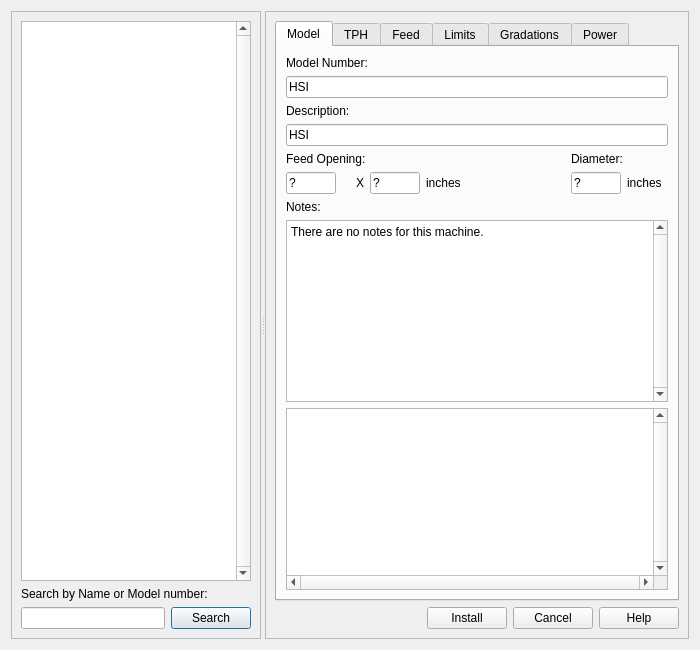
<?xml version="1.0" encoding="UTF-8"?>
<ui version="4.0">
 <class>CrushingEquipment</class>
 <widget class="QDialog" name="CrushingEquipment">
  <property name="geometry">
   <rect>
    <x>0</x>
    <y>0</y>
    <width>700</width>
    <height>650</height>
   </rect>
  </property>
  <property name="sizePolicy">
   <sizepolicy hsizetype="Fixed" vsizetype="Fixed">
    <horstretch>0</horstretch>
    <verstretch>0</verstretch>
   </sizepolicy>
  </property>
  <property name="minimumSize">
   <size>
    <width>700</width>
    <height>650</height>
   </size>
  </property>
  <property name="maximumSize">
   <size>
    <width>773</width>
    <height>651</height>
   </size>
  </property>
  <property name="windowTitle">
   <string>Model Browser</string>
  </property>
  <layout class="QVBoxLayout" name="verticalLayout_7">
   <item>
    <widget class="QSplitter" name="splitter">
     <property name="orientation">
      <enum>Qt::Horizontal</enum>
     </property>
     <widget class="QFrame" name="frame">
      <property name="minimumSize">
       <size>
        <width>250</width>
        <height>0</height>
       </size>
      </property>
      <property name="frameShape">
       <enum>QFrame::StyledPanel</enum>
      </property>
      <property name="frameShadow">
       <enum>QFrame::Raised</enum>
      </property>
      <layout class="QVBoxLayout" name="verticalLayout_3">
       <item>
        <widget class="QListView" name="listView">
         <property name="verticalScrollBarPolicy">
          <enum>Qt::ScrollBarAlwaysOn</enum>
         </property>
        </widget>
       </item>
       <item>
        <widget class="QLabel" name="label">
         <property name="text">
          <string>Search by Name or Model number:</string>
         </property>
        </widget>
       </item>
       <item>
        <layout class="QHBoxLayout" name="horizontalLayout_2">
         <item>
          <widget class="QLineEdit" name="lineEdit"/>
         </item>
         <item>
          <widget class="QPushButton" name="pushButton">
           <property name="text">
            <string>Search</string>
           </property>
          </widget>
         </item>
        </layout>
       </item>
      </layout>
     </widget>
     <widget class="QFrame" name="frame_2">
      <property name="minimumSize">
       <size>
        <width>400</width>
        <height>0</height>
       </size>
      </property>
      <property name="maximumSize">
       <size>
        <width>500</width>
        <height>16777215</height>
       </size>
      </property>
      <property name="frameShape">
       <enum>QFrame::StyledPanel</enum>
      </property>
      <property name="frameShadow">
       <enum>QFrame::Raised</enum>
      </property>
      <layout class="QVBoxLayout" name="verticalLayout_2">
       <item>
        <layout class="QVBoxLayout" name="verticalLayout">
         <item>
          <widget class="QTabWidget" name="tabWidget">
           <property name="enabled">
            <bool>true</bool>
           </property>
           <property name="currentIndex">
            <number>0</number>
           </property>
           <widget class="QWidget" name="tab_3">
            <attribute name="title">
             <string>Model</string>
            </attribute>
            <layout class="QGridLayout" name="gridLayout">
             <item row="2" column="0">
              <widget class="QLabel" name="label_3">
               <property name="text">
                <string>Description:</string>
               </property>
              </widget>
             </item>
             <item row="4" column="5">
              <widget class="QLabel" name="label_14">
               <property name="text">
                <string>Diameter:</string>
               </property>
              </widget>
             </item>
             <item row="0" column="0" colspan="3">
              <widget class="QLabel" name="label_2">
               <property name="text">
                <string>Model Number:</string>
               </property>
              </widget>
             </item>
             <item row="5" column="0">
              <widget class="QLineEdit" name="lineEdit_4">
               <property name="maximumSize">
                <size>
                 <width>50</width>
                 <height>50</height>
                </size>
               </property>
               <property name="text">
                <string>?</string>
               </property>
               <property name="readOnly">
                <bool>true</bool>
               </property>
              </widget>
             </item>
             <item row="5" column="2">
              <widget class="QLineEdit" name="lineEdit_8">
               <property name="maximumSize">
                <size>
                 <width>50</width>
                 <height>50</height>
                </size>
               </property>
               <property name="text">
                <string>?</string>
               </property>
               <property name="readOnly">
                <bool>true</bool>
               </property>
              </widget>
             </item>
             <item row="4" column="0" colspan="3">
              <widget class="QLabel" name="label_4">
               <property name="text">
                <string>Feed Opening:</string>
               </property>
              </widget>
             </item>
             <item row="5" column="3">
              <widget class="QLabel" name="label_16">
               <property name="text">
                <string>inches</string>
               </property>
              </widget>
             </item>
             <item row="8" column="0" colspan="6">
              <widget class="QPlainTextEdit" name="plainTextEdit_2">
               <property name="verticalScrollBarPolicy">
                <enum>Qt::ScrollBarAlwaysOn</enum>
               </property>
               <property name="horizontalScrollBarPolicy">
                <enum>Qt::ScrollBarAlwaysOn</enum>
               </property>
               <property name="plainText">
                <string/>
               </property>
              </widget>
             </item>
             <item row="5" column="5">
              <layout class="QHBoxLayout" name="horizontalLayout_16">
               <item>
                <widget class="QLineEdit" name="lineEdit_9">
                 <property name="maximumSize">
                  <size>
                   <width>50</width>
                   <height>50</height>
                  </size>
                 </property>
                 <property name="text">
                  <string>?</string>
                 </property>
                 <property name="readOnly">
                  <bool>true</bool>
                 </property>
                </widget>
               </item>
               <item>
                <widget class="QLabel" name="label_15">
                 <property name="text">
                  <string>inches</string>
                 </property>
                </widget>
               </item>
              </layout>
             </item>
             <item row="6" column="0">
              <widget class="QLabel" name="label_5">
               <property name="text">
                <string>Notes:</string>
               </property>
              </widget>
             </item>
             <item row="5" column="1">
              <widget class="QLabel" name="label_24">
               <property name="text">
                <string>X</string>
               </property>
              </widget>
             </item>
             <item row="7" column="0" colspan="6">
              <widget class="QPlainTextEdit" name="plainTextEdit">
               <property name="verticalScrollBarPolicy">
                <enum>Qt::ScrollBarAlwaysOn</enum>
               </property>
               <property name="plainText">
                <string>There are no notes for this machine.</string>
               </property>
              </widget>
             </item>
             <item row="1" column="0" colspan="6">
              <widget class="QLineEdit" name="lineEdit_2">
               <property name="text">
                <string>HSI</string>
               </property>
               <property name="readOnly">
                <bool>true</bool>
               </property>
              </widget>
             </item>
             <item row="3" column="0" colspan="6">
              <widget class="QLineEdit" name="lineEdit_3">
               <property name="text">
                <string>HSI</string>
               </property>
               <property name="readOnly">
                <bool>true</bool>
               </property>
              </widget>
             </item>
             <item row="5" column="4">
              <spacer name="horizontalSpacer_4">
               <property name="orientation">
                <enum>Qt::Horizontal</enum>
               </property>
               <property name="sizeHint" stdset="0">
                <size>
                 <width>40</width>
                 <height>20</height>
                </size>
               </property>
              </spacer>
             </item>
            </layout>
           </widget>
           <widget class="QWidget" name="tab_4">
            <attribute name="title">
             <string>TPH</string>
            </attribute>
            <layout class="QVBoxLayout" name="verticalLayout_4">
             <item>
              <widget class="QLabel" name="label_25">
               <property name="text">
                <string>Manufacturer Recommended Limits:</string>
               </property>
              </widget>
             </item>
             <item>
              <widget class="QTableView" name="tableView">
               <property name="verticalScrollBarPolicy">
                <enum>Qt::ScrollBarAlwaysOn</enum>
               </property>
               <property name="horizontalScrollBarPolicy">
                <enum>Qt::ScrollBarAlwaysOn</enum>
               </property>
              </widget>
             </item>
            </layout>
           </widget>
           <widget class="QWidget" name="tab_5">
            <attribute name="title">
             <string>Feed</string>
            </attribute>
            <layout class="QVBoxLayout" name="verticalLayout_6">
             <item>
              <widget class="QLabel" name="label_26">
               <property name="text">
                <string>Manufacturer Recommended Maximum Feed:</string>
               </property>
              </widget>
             </item>
             <item>
              <widget class="QTableView" name="tableView_2">
               <property name="verticalScrollBarPolicy">
                <enum>Qt::ScrollBarAlwaysOn</enum>
               </property>
               <property name="horizontalScrollBarPolicy">
                <enum>Qt::ScrollBarAlwaysOn</enum>
               </property>
              </widget>
             </item>
            </layout>
           </widget>
           <widget class="QWidget" name="tab_6">
            <attribute name="title">
             <string>Limits</string>
            </attribute>
            <layout class="QVBoxLayout" name="verticalLayout_8">
             <item>
              <widget class="QLabel" name="label_27">
               <property name="text">
                <string>Manufacturer Recommended Parameters:</string>
               </property>
              </widget>
             </item>
             <item>
              <layout class="QHBoxLayout" name="horizontalLayout_4">
               <item>
                <spacer name="horizontalSpacer_2">
                 <property name="orientation">
                  <enum>Qt::Horizontal</enum>
                 </property>
                 <property name="sizeType">
                  <enum>QSizePolicy::Fixed</enum>
                 </property>
                 <property name="sizeHint" stdset="0">
                  <size>
                   <width>90</width>
                   <height>20</height>
                  </size>
                 </property>
                </spacer>
               </item>
               <item>
                <widget class="QLabel" name="label_28">
                 <property name="frameShape">
                  <enum>QFrame::Panel</enum>
                 </property>
                 <property name="frameShadow">
                  <enum>QFrame::Raised</enum>
                 </property>
                 <property name="text">
                  <string>Manufacturer Recommended Parameters:</string>
                 </property>
                </widget>
               </item>
              </layout>
             </item>
             <item>
              <layout class="QHBoxLayout" name="horizontalLayout_3">
               <item>
                <widget class="QLabel" name="label_29">
                 <property name="frameShape">
                  <enum>QFrame::Panel</enum>
                 </property>
                 <property name="frameShadow">
                  <enum>QFrame::Raised</enum>
                 </property>
                 <property name="text">
                  <string>
Power (kW)

1st Gap (inches)

2ng Gap (inches)

Speed (m/s)

RPM</string>
                 </property>
                 <property name="scaledContents">
                  <bool>false</bool>
                 </property>
                 <property name="alignment">
                  <set>Qt::AlignRight|Qt::AlignTop|Qt::AlignTrailing</set>
                 </property>
                 <property name="margin">
                  <number>0</number>
                 </property>
                </widget>
               </item>
               <item>
                <widget class="QTableView" name="tableView_3">
                 <property name="verticalScrollBarPolicy">
                  <enum>Qt::ScrollBarAlwaysOn</enum>
                 </property>
                </widget>
               </item>
              </layout>
             </item>
            </layout>
           </widget>
           <widget class="QWidget" name="tab_7">
            <attribute name="title">
             <string>Gradations</string>
            </attribute>
            <layout class="QVBoxLayout" name="verticalLayout_13">
             <item>
              <layout class="QHBoxLayout" name="horizontalLayout_7">
               <item>
                <widget class="QGroupBox" name="groupBox">
                 <property name="title">
                  <string>Show</string>
                 </property>
                 <layout class="QFormLayout" name="formLayout">
                  <item row="0" column="0">
                   <layout class="QHBoxLayout" name="horizontalLayout_5">
                    <item>
                     <widget class="QLabel" name="label_31">
                      <property name="text">
                       <string>Rock Type:</string>
                      </property>
                     </widget>
                    </item>
                    <item>
                     <widget class="QComboBox" name="comboBox"/>
                    </item>
                   </layout>
                  </item>
                  <item row="0" column="1">
                   <layout class="QVBoxLayout" name="verticalLayout_10">
                    <item>
                     <widget class="QCheckBox" name="checkBox">
                      <property name="text">
                       <string>Grid</string>
                      </property>
                     </widget>
                    </item>
                    <item>
                     <widget class="QCheckBox" name="checkBox_2">
                      <property name="text">
                       <string>OME limits only</string>
                      </property>
                     </widget>
                    </item>
                   </layout>
                  </item>
                 </layout>
                </widget>
               </item>
               <item>
                <layout class="QVBoxLayout" name="verticalLayout_9">
                 <property name="spacing">
                  <number>0</number>
                 </property>
                 <item>
                  <widget class="QRadioButton" name="radioButton">
                   <property name="text">
                    <string>% Passing</string>
                   </property>
                  </widget>
                 </item>
                 <item>
                  <widget class="QRadioButton" name="radioButton_2">
                   <property name="text">
                    <string>% Retained</string>
                   </property>
                  </widget>
                 </item>
                </layout>
               </item>
              </layout>
             </item>
             <item>
              <layout class="QHBoxLayout" name="horizontalLayout_6">
               <property name="spacing">
                <number>0</number>
               </property>
               <item>
                <widget class="QLabel" name="label_30">
                 <property name="frameShape">
                  <enum>QFrame::Panel</enum>
                 </property>
                 <property name="frameShadow">
                  <enum>QFrame::Raised</enum>
                 </property>
                 <property name="text">
                  <string>
Power (kW)

1st Gap (inches)

2ng Gap (inches)

Speed (m/s)

RPM</string>
                 </property>
                 <property name="scaledContents">
                  <bool>false</bool>
                 </property>
                 <property name="alignment">
                  <set>Qt::AlignRight|Qt::AlignTop|Qt::AlignTrailing</set>
                 </property>
                 <property name="margin">
                  <number>0</number>
                 </property>
                </widget>
               </item>
               <item>
                <widget class="QTableView" name="tableView_4">
                 <property name="minimumSize">
                  <size>
                   <width>0</width>
                   <height>350</height>
                  </size>
                 </property>
                 <property name="maximumSize">
                  <size>
                   <width>16777215</width>
                   <height>350</height>
                  </size>
                 </property>
                 <property name="verticalScrollBarPolicy">
                  <enum>Qt::ScrollBarAlwaysOn</enum>
                 </property>
                 <property name="horizontalScrollBarPolicy">
                  <enum>Qt::ScrollBarAlwaysOn</enum>
                 </property>
                </widget>
               </item>
              </layout>
             </item>
             <item>
              <layout class="QHBoxLayout" name="horizontalLayout_8">
               <item>
                <layout class="QVBoxLayout" name="verticalLayout_11">
                 <item>
                  <widget class="QLabel" name="label_32">
                   <property name="text">
                    <string>Reference:</string>
                   </property>
                  </widget>
                 </item>
                 <item>
                  <widget class="QPlainTextEdit" name="plainTextEdit_13">
                   <property name="verticalScrollBarPolicy">
                    <enum>Qt::ScrollBarAlwaysOn</enum>
                   </property>
                  </widget>
                 </item>
                </layout>
               </item>
               <item>
                <layout class="QVBoxLayout" name="verticalLayout_12">
                 <item>
                  <widget class="QLabel" name="label_33">
                   <property name="text">
                    <string>Notes:</string>
                   </property>
                  </widget>
                 </item>
                 <item>
                  <widget class="QPlainTextEdit" name="plainTextEdit_14">
                   <property name="verticalScrollBarPolicy">
                    <enum>Qt::ScrollBarAlwaysOn</enum>
                   </property>
                  </widget>
                 </item>
                </layout>
               </item>
              </layout>
             </item>
            </layout>
           </widget>
           <widget class="QWidget" name="tab_8">
            <attribute name="title">
             <string>Power</string>
            </attribute>
            <layout class="QVBoxLayout" name="verticalLayout_14">
             <item>
              <widget class="QLabel" name="label_34">
               <property name="text">
                <string>Power</string>
               </property>
               <property name="margin">
                <number>5</number>
               </property>
              </widget>
             </item>
             <item>
              <widget class="QTableWidget" name="tableWidget">
               <property name="maximumSize">
                <size>
                 <width>16777215</width>
                 <height>150</height>
                </size>
               </property>
               <property name="verticalScrollBarPolicy">
                <enum>Qt::ScrollBarAlwaysOn</enum>
               </property>
               <property name="horizontalScrollBarPolicy">
                <enum>Qt::ScrollBarAlwaysOn</enum>
               </property>
               <attribute name="horizontalHeaderVisible">
                <bool>false</bool>
               </attribute>
               <attribute name="horizontalHeaderDefaultSectionSize">
                <number>80</number>
               </attribute>
               <attribute name="horizontalHeaderHighlightSections">
                <bool>true</bool>
               </attribute>
               <attribute name="verticalHeaderVisible">
                <bool>false</bool>
               </attribute>
               <attribute name="verticalHeaderHighlightSections">
                <bool>true</bool>
               </attribute>
               <column>
                <property name="text">
                 <string>Description</string>
                </property>
               </column>
               <column>
                <property name="text">
                 <string>New Column</string>
                </property>
               </column>
               <column>
                <property name="text">
                 <string>Unit</string>
                </property>
               </column>
               <column>
                <property name="text">
                 <string>Power Source</string>
                </property>
               </column>
               <column>
                <property name="text">
                 <string>Hourly Use</string>
                </property>
               </column>
              </widget>
             </item>
             <item>
              <widget class="QLabel" name="label_35">
               <property name="text">
                <string>            Total Power:   0               kW</string>
               </property>
               <property name="alignment">
                <set>Qt::AlignCenter</set>
               </property>
               <property name="margin">
                <number>15</number>
               </property>
              </widget>
             </item>
             <item>
              <widget class="Line" name="line">
               <property name="orientation">
                <enum>Qt::Horizontal</enum>
               </property>
              </widget>
             </item>
             <item>
              <widget class="QLabel" name="label_37">
               <property name="text">
                <string>Manufacturer limits   0.0 max      kW</string>
               </property>
               <property name="alignment">
                <set>Qt::AlignCenter</set>
               </property>
               <property name="margin">
                <number>15</number>
               </property>
              </widget>
             </item>
             <item>
              <widget class="Line" name="line_3">
               <property name="orientation">
                <enum>Qt::Horizontal</enum>
               </property>
              </widget>
             </item>
             <item>
              <spacer name="verticalSpacer">
               <property name="orientation">
                <enum>Qt::Vertical</enum>
               </property>
               <property name="sizeHint" stdset="0">
                <size>
                 <width>20</width>
                 <height>40</height>
                </size>
               </property>
              </spacer>
             </item>
            </layout>
           </widget>
          </widget>
         </item>
         <item>
          <layout class="QHBoxLayout" name="horizontalLayout">
           <item>
            <spacer name="horizontalSpacer">
             <property name="orientation">
              <enum>Qt::Horizontal</enum>
             </property>
             <property name="sizeHint" stdset="0">
              <size>
               <width>40</width>
               <height>20</height>
              </size>
             </property>
            </spacer>
           </item>
           <item>
            <widget class="QPushButton" name="pushButton_2">
             <property name="text">
              <string>Install</string>
             </property>
            </widget>
           </item>
           <item>
            <widget class="QDialogButtonBox" name="buttonBox">
             <property name="standardButtons">
              <set>QDialogButtonBox::Cancel|QDialogButtonBox::Help</set>
             </property>
            </widget>
           </item>
          </layout>
         </item>
        </layout>
       </item>
      </layout>
     </widget>
    </widget>
   </item>
  </layout>
 </widget>
 <resources/>
 <connections/>
</ui>
